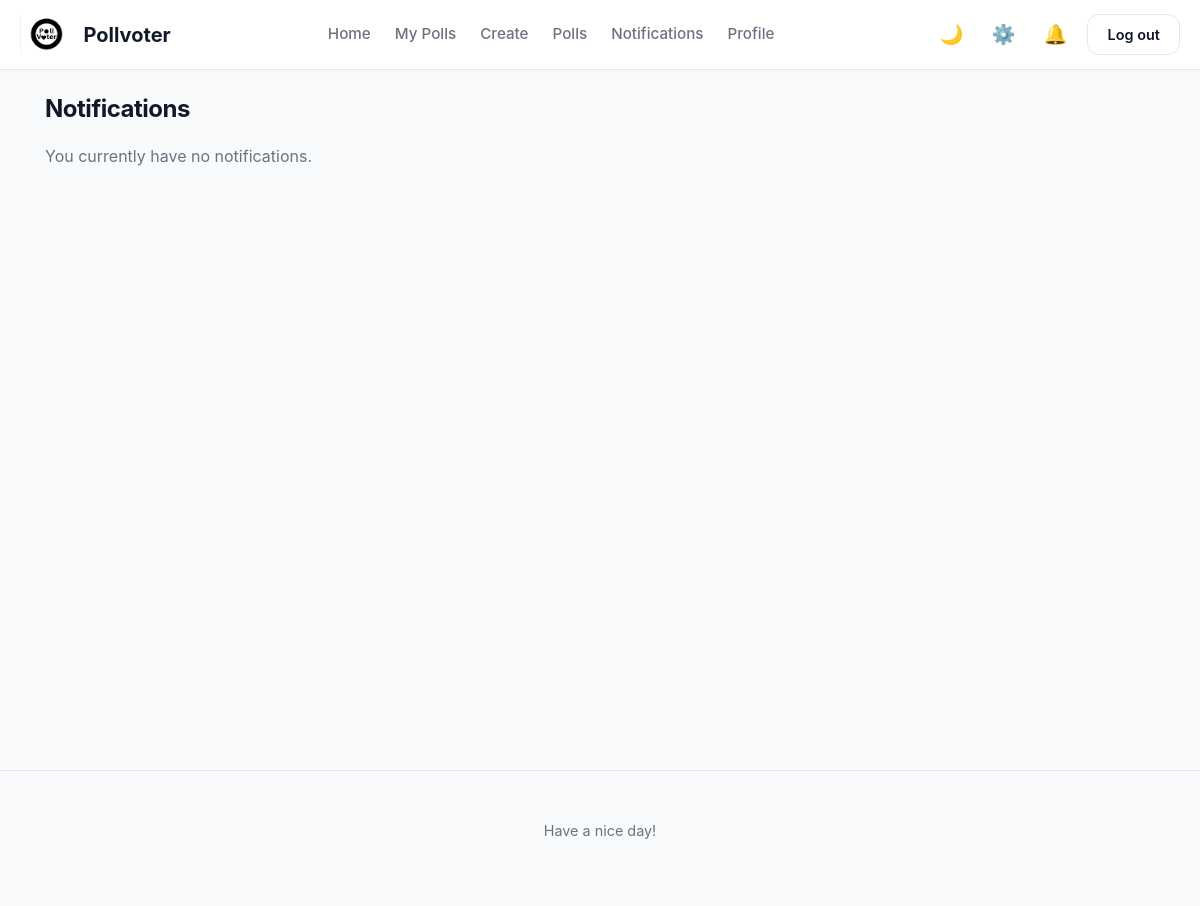
The app's page /notifications (signed in), older data.
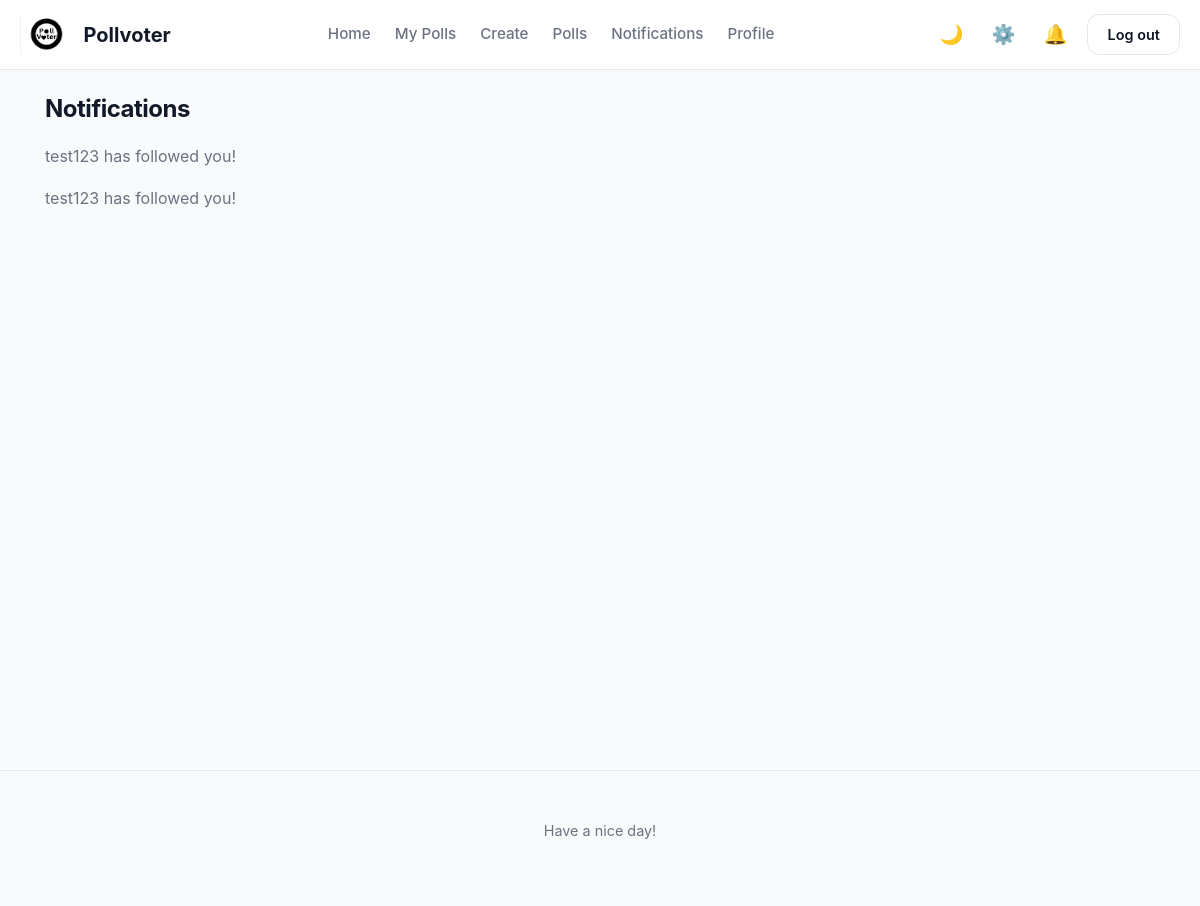
The same page, newer data.
### app/models.py (models this page shows)
class Notification(db.Model):
    __tablename__ = 'notification'
    id = Column(Integer, primary_key=True)
    message = Column(Text)
    is_read = Column(Boolean)
    created_at = Column(DateTime, default=datetime.now)
    recipient_id = Column(Integer, ForeignKey('user.id'))
    recipient = relationship("User", backref="notifications", foreign_keys=[recipient_id])
    poll_id = Column(Integer, ForeignKey('poll.id'))

### app/routes.py (the view)
@main.route("/notifications")
@login_required
def notifications():
    notifications = Notification.query.filter_by(recipient_id = current_user.id).order_by(Notification.created_at.desc()).all()
    for i in notifications:
        i.is_read = True
    db.session.commit()
    return render_template("notification.html", notifications = notifications)

### app/__init__.py (called while the page is built)
def create_app():
    app = Flask(__name__)
    app.config['SECRET_KEY'] = 'your_secret_key'
    app.config['SQLALCHEMY_DATABASE_URI'] = 'sqlite:///pollvoter.db'
    app.config['SQLALCHEMY_TRACK_MODIFICATIONS'] = False
    app.config["UPLOAD_FOLDER"] = "static/uploads"
    app.config["PFP_FOLDER"] =  "app/static/uploads/pfp"
    db.init_app(app)
    login_manager.init_app(app)
    migrate.init_app(app, db)
    app.register_blueprint(auth)
    app.register_blueprint(main)
    app.register_blueprint(polls)
    app.register_blueprint(admin)
    @login_manager.user_loader
    def load_user(userid):
        return User.query.get(int(userid))
    return app

### app/routes.py (called while the page is built)
@main.context_processor
def notifications_count():
    if current_user.is_authenticated:
        unreadcount = Notification.query.filter_by(recipient_id = current_user.id, is_read = False).count()
        return dict(unreadcount = unreadcount)
    return dict(unreadcount = 0)

@main.app_context_processor
def dropdown_notifications():
    if current_user.is_authenticated:
        unread_count = Notification.query.filter_by(recipient_id = current_user.id, is_read = False).count()
        latest_notifs = Notification.query.filter_by(recipient_id = current_user.id).order_by(Notification.created_at.desc()).limit(5).all()
        return dict(unread_count = unread_count, latest_notifs = latest_notifs)
    return dict(unread_count = 0, latest_notifs = [])

### app/templates/notification.html (shortened to what this page needs)
{% extends "base.html" %}
{% block content %}
<h2>Notifications</h2>
<div>
    {%for i in notifications%}
    <p>{{i.message}}</p>
    {%else%}
    <p>You currently have no notifications.</p>
    {%endfor%}
</div>
{%endblock%}

### app/templates/base.html (shortened to what this page needs)
<!DOCTYPE html>
<html lang="en">
<head>
    <link rel="stylesheet" href="{{url_for('static', filename='styles.css')}}">
</head>
<body>
    {% set unread_count = unread_count if unread_count is defined else 0 %}
<nav class="navbar">
    <div class="navcontainer">
        <a href="{{url_for('main.home')}}" class="navbar-brand">
            <img src="{{url_for('static', filename = 'Pollvoter.png')}}" alt="Logo" class="logoimage">
            <span class="brand-text">Pollvoter</span>
        </a>
        <div class="nav-links">
            {%if current_user.is_authenticated%}
                <a href="{{url_for('main.home')}}">Home</a>
                <a href="{{url_for('polls.my_polls')}}">My Polls</a>
                <a href="{{url_for('polls.create_poll')}}">Create</a>
                <a href="{{url_for('polls.listpolls')}}">Polls</a>
                <a href="{{url_for('main.notifications')}}">Notifications</a>
                <a href="{{url_for('main.profile')}}">Profile</a>
            {%endif%}
        </div>
        <div class="nav-controls">
            <button id="toggledarkmode" class="icon-btn" title="Toggle Theme">🌙</button>
            <button class="icon-btn" title="Settings">⚙️</button>
            <div class="notification-dropdown-container">
                <button class="icon-btn" id="notification-toggle">
                    🔔
                </button>
            </div>
            {%if current_user.is_authenticated%}
                <a href="{{url_for('auth.logout')}}" class="btn btn-sm btn-outline">Log out</a>
            {%else%}
                <a href="{{url_for('auth.login')}}" class="btn btn-sm">Login</a>
                <a href="{{url_for('auth.register')}}" class="btn btn-sm btn-primary">Register</a>
            {%endif%}
        </div>
    </div>
</nav>
    <div class="main-container">
        {%block content%}{%endblock%}
    </div>
    <footer>
        <p>Have a nice day!</p>
    </footer>
</body>
</html>

### app/static/styles.css (style rules this page uses)
:root { --bg-body: #F9FAFB; --bg-card: #FFFFFF; --bg-nav: rgba(255, 255, 255, 0.9); --text-main: #111827; --text-muted: #6B7280; --primary: #2563EB; --primary-hover: #1D4ED8; --border-subtle: #E5E7EB; --shadow-sm: 0 1px 2px 0 rgba(0, 0, 0, 0.05); --shadow-md: 0 4px 6px -1px rgba(0, 0, 0, 0.1), 0 2px 4px -1px rgba(0, 0, 0, 0.06); --shadow-lg: 0 10px 15px -3px rgba(0, 0, 0, 0.1); --radius-md: 12px; --radius-full: 9999px; }
* { box-sizing: border-box; margin: 0; padding: 0; }
body { background-color: var(--bg-body); color: var(--text-main); font-family: 'Inter', system-ui, -apple-system, sans-serif; line-height: 1.6; transition: background-color 0.3s ease, color 0.3s ease; -webkit-font-smoothing: antialiased; }
a { text-decoration: none; color: inherit; transition: color 0.2s; }
.main-container { max-width: 1000px; margin: 80px auto 40px; padding: 0 20px; min-height: 80vh; }
.navbar { position: fixed; top: 0; left: 0; width: 100%; height: 70px; background-color: var(--bg-nav); backdrop-filter: blur(10px); border-bottom: 1px solid var(--border-subtle); z-index: 1000; }
.navcontainer { max-width: 1200px; margin: 0 auto; height: 100%; display: flex; justify-content: space-between; align-items: center; padding: 0 20px; }
.navbar-brand { display: flex; align-items: center; gap: 12px; font-weight: 700; font-size: 1.25rem; color: var(--text-main); }
.logoimage { height: 40px; width: auto; }
.nav-links { display: flex; gap: 24px; }
.nav-links a { font-weight: 500; font-size: 0.95rem; color: var(--text-muted); }
.nav-controls { display: flex; align-items: center; gap: 12px; }
.icon-btn { background: transparent; border: none; font-size: 1.2rem; cursor: pointer; padding: 8px; border-radius: 50%; display: flex; align-items: center; justify-content: center; color: var(--text-muted); transition: all 0.2s; position: relative; }
.btn { display: inline-block; padding: 0.5rem 1.2rem; border-radius: var(--radius-md); font-weight: 600; font-size: 0.9rem; cursor: pointer; border: none; transition: transform 0.1s ease, box-shadow 0.2s ease; }
.btn-outline { background: transparent; border: 1px solid var(--border-subtle); color: var(--text-main); }
.notification-dropdown-container { position: relative; }
h1, h2, h3 { color: var(--text-main); margin-bottom: 1rem; font-weight: 700; letter-spacing: -0.02em; }
p { color: var(--text-muted); margin-bottom: 1rem; }
footer { text-align: center; padding: 3rem 0; color: var(--text-muted); font-size: 0.9rem; border-top: 1px solid var(--border-subtle); margin-top: auto; }
.main-container { max-width: 1150px; margin: 90px auto 40px; padding: 0 20px; }

Row changes from the older to the newer data that the page shows:
added Notification: message "test123 has followed you!"
added Notification: message "test123 has followed you!"
Text that changed along with them:
text no longer shown: "You currently have no notifications."
